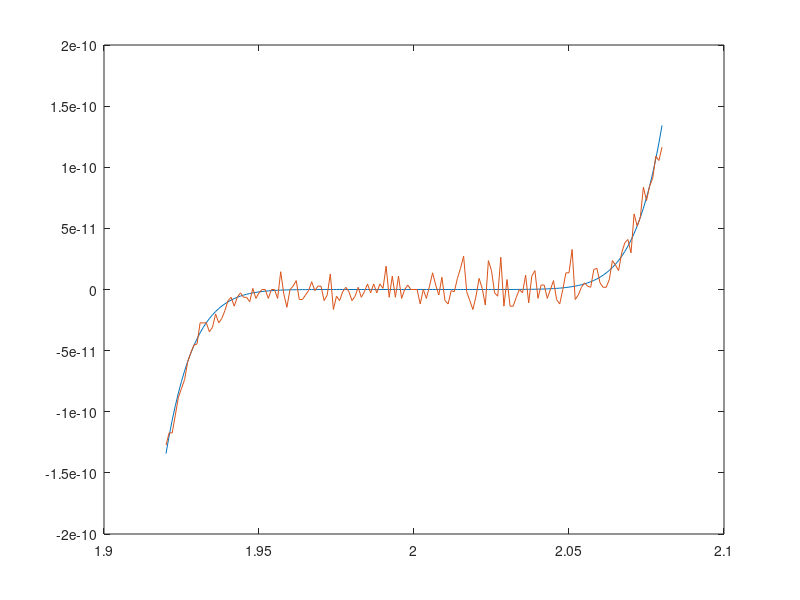

This chart was generated by the following MATLAB code:


x = (1.920):(0.001):(2.080);

f = (x-2).^9;
g = x.^9 - 18.*x.^8 + 144.*x.^7 - 672.*x.^6 + 2016.*x.^5 - 4032.*x.^4 + 5376.*x.^3 - 4608.*x.^2 + 2304.*x - 512;

plot(x,f,x,g)





